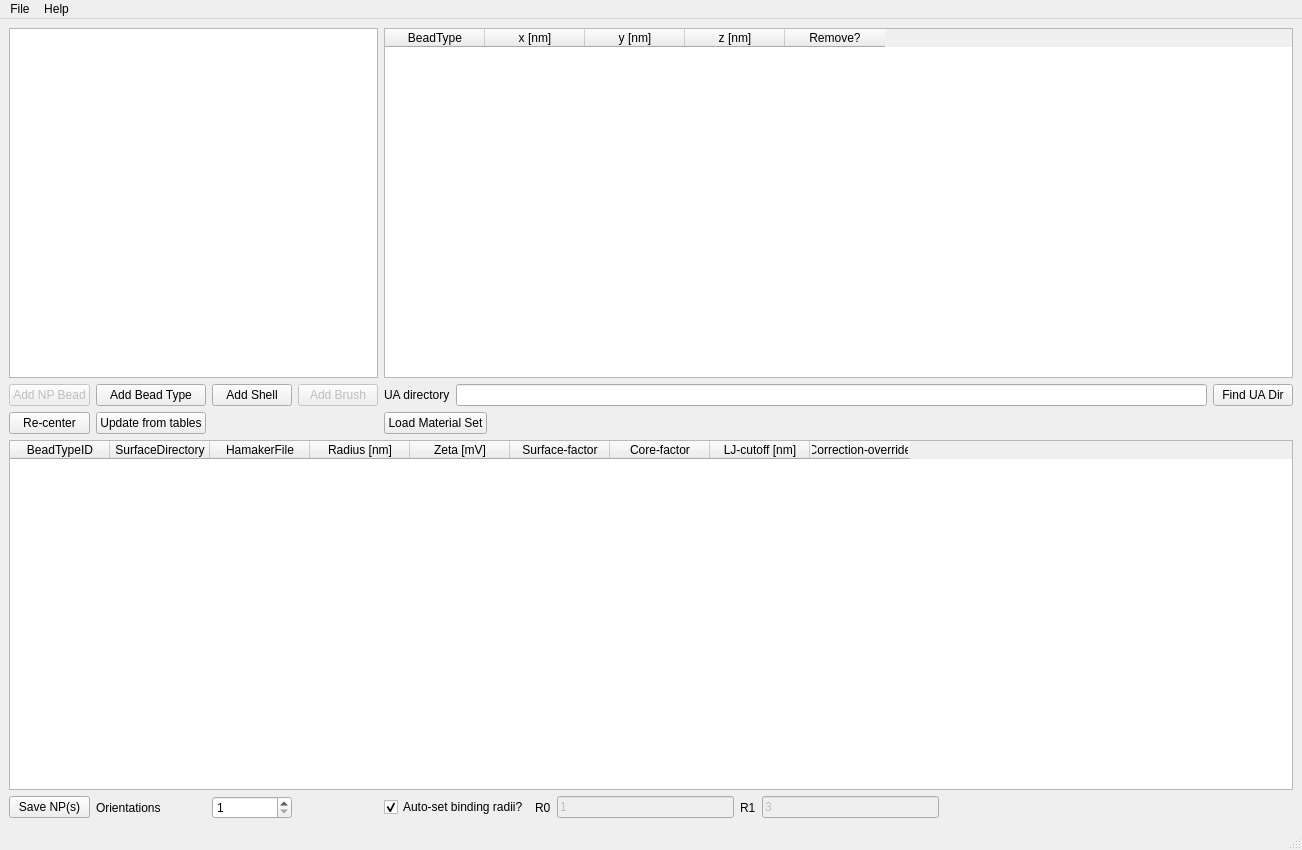
<?xml version="1.0" encoding="UTF-8"?>
<ui version="4.0">
 <class>MainWindow</class>
 <widget class="QMainWindow" name="MainWindow">
  <property name="geometry">
   <rect>
    <x>0</x>
    <y>0</y>
    <width>1302</width>
    <height>850</height>
   </rect>
  </property>
  <property name="windowTitle">
   <string>NPDesigner</string>
  </property>
  <widget class="QWidget" name="centralwidget">
   <layout class="QHBoxLayout" name="horizontalLayout_2">
    <item>
     <layout class="QGridLayout" name="gridLayout">
      <item row="2" column="1">
       <widget class="QPushButton" name="newBeadTypeButton">
        <property name="text">
         <string>Add Bead Type</string>
        </property>
       </widget>
      </item>
      <item row="3" column="1">
       <widget class="QPushButton" name="updateTables">
        <property name="text">
         <string>Update from tables</string>
        </property>
       </widget>
      </item>
      <item row="3" column="0">
       <widget class="QPushButton" name="recenterNP">
        <property name="text">
         <string>Re-center</string>
        </property>
       </widget>
      </item>
      <item row="0" column="4">
       <widget class="QTableWidget" name="beadTable">
        <property name="contextMenuPolicy">
         <enum>Qt::CustomContextMenu</enum>
        </property>
        <property name="alternatingRowColors">
         <bool>true</bool>
        </property>
        <property name="columnCount">
         <number>5</number>
        </property>
        <column>
         <property name="text">
          <string>BeadType</string>
         </property>
        </column>
        <column>
         <property name="text">
          <string>x [nm]</string>
         </property>
        </column>
        <column>
         <property name="text">
          <string>y [nm]</string>
         </property>
        </column>
        <column>
         <property name="text">
          <string>z [nm]</string>
         </property>
        </column>
        <column>
         <property name="text">
          <string>Remove?</string>
         </property>
        </column>
       </widget>
      </item>
      <item row="2" column="3">
       <widget class="QPushButton" name="newBrushButton">
        <property name="enabled">
         <bool>false</bool>
        </property>
        <property name="text">
         <string>Add Brush</string>
        </property>
       </widget>
      </item>
      <item row="5" column="1">
       <widget class="QLabel" name="label_2">
        <property name="text">
         <string>Orientations</string>
        </property>
       </widget>
      </item>
      <item row="5" column="0">
       <layout class="QVBoxLayout" name="verticalLayout">
        <item>
         <widget class="QPushButton" name="saveNPButton">
          <property name="text">
           <string>Save NP(s)</string>
          </property>
         </widget>
        </item>
       </layout>
      </item>
      <item row="5" column="2">
       <widget class="QSpinBox" name="numNPOrients">
        <property name="minimum">
         <number>1</number>
        </property>
        <property name="maximum">
         <number>999</number>
        </property>
       </widget>
      </item>
      <item row="2" column="4">
       <layout class="QHBoxLayout" name="horizontalLayout">
        <item>
         <widget class="QLabel" name="label">
          <property name="text">
           <string>UA directory</string>
          </property>
         </widget>
        </item>
        <item>
         <widget class="QLineEdit" name="uaPath"/>
        </item>
        <item>
         <widget class="QPushButton" name="findUADir">
          <property name="text">
           <string>Find UA Dir</string>
          </property>
         </widget>
        </item>
       </layout>
      </item>
      <item row="4" column="0" colspan="5">
       <widget class="QTableWidget" name="beadTypeTable">
        <property name="alternatingRowColors">
         <bool>true</bool>
        </property>
        <column>
         <property name="text">
          <string>BeadTypeID</string>
         </property>
        </column>
        <column>
         <property name="text">
          <string>SurfaceDirectory</string>
         </property>
        </column>
        <column>
         <property name="text">
          <string>HamakerFile</string>
         </property>
        </column>
        <column>
         <property name="text">
          <string>Radius [nm]</string>
         </property>
        </column>
        <column>
         <property name="text">
          <string>Zeta [mV]</string>
         </property>
        </column>
        <column>
         <property name="text">
          <string>Surface-factor</string>
         </property>
        </column>
        <column>
         <property name="text">
          <string>Core-factor</string>
         </property>
        </column>
        <column>
         <property name="text">
          <string>LJ-cutoff [nm]</string>
         </property>
        </column>
        <column>
         <property name="text">
          <string>Correction-override</string>
         </property>
        </column>
       </widget>
      </item>
      <item row="2" column="2">
       <widget class="QPushButton" name="newShellButton">
        <property name="text">
         <string>Add Shell</string>
        </property>
       </widget>
      </item>
      <item row="5" column="4">
       <layout class="QHBoxLayout" name="horizontalLayout_6">
        <item>
         <widget class="QCheckBox" name="autoBounds">
          <property name="text">
           <string>Auto-set binding radii?</string>
          </property>
          <property name="checked">
           <bool>true</bool>
          </property>
         </widget>
        </item>
        <item>
         <widget class="QLabel" name="label_3">
          <property name="text">
           <string>R0</string>
          </property>
         </widget>
        </item>
        <item>
         <widget class="QLineEdit" name="lowerBoundLine">
          <property name="enabled">
           <bool>false</bool>
          </property>
          <property name="text">
           <string>1</string>
          </property>
         </widget>
        </item>
        <item>
         <widget class="QLabel" name="label_4">
          <property name="text">
           <string>R1</string>
          </property>
         </widget>
        </item>
        <item>
         <widget class="QLineEdit" name="upperBoundLine">
          <property name="enabled">
           <bool>false</bool>
          </property>
          <property name="text">
           <string>3</string>
          </property>
         </widget>
        </item>
        <item>
         <spacer name="horizontalSpacer_2">
          <property name="orientation">
           <enum>Qt::Horizontal</enum>
          </property>
          <property name="sizeHint" stdset="0">
           <size>
            <width>40</width>
            <height>20</height>
           </size>
          </property>
         </spacer>
        </item>
        <item>
         <spacer name="horizontalSpacer">
          <property name="orientation">
           <enum>Qt::Horizontal</enum>
          </property>
          <property name="sizeHint" stdset="0">
           <size>
            <width>40</width>
            <height>20</height>
           </size>
          </property>
         </spacer>
        </item>
       </layout>
      </item>
      <item row="0" column="0" colspan="4">
       <widget class="QGraphicsView" name="graphicsView"/>
      </item>
      <item row="2" column="0">
       <widget class="QPushButton" name="newBeadButton">
        <property name="enabled">
         <bool>false</bool>
        </property>
        <property name="text">
         <string>Add NP Bead</string>
        </property>
       </widget>
      </item>
      <item row="3" column="4">
       <layout class="QHBoxLayout" name="horizontalLayout_3">
        <item>
         <widget class="QPushButton" name="loadMaterialSet">
          <property name="text">
           <string>Load Material Set</string>
          </property>
         </widget>
        </item>
        <item>
         <spacer name="horizontalSpacer_3">
          <property name="orientation">
           <enum>Qt::Horizontal</enum>
          </property>
          <property name="sizeHint" stdset="0">
           <size>
            <width>40</width>
            <height>20</height>
           </size>
          </property>
         </spacer>
        </item>
       </layout>
      </item>
     </layout>
    </item>
   </layout>
  </widget>
  <widget class="QMenuBar" name="menubar">
   <property name="geometry">
    <rect>
     <x>0</x>
     <y>0</y>
     <width>1302</width>
     <height>22</height>
    </rect>
   </property>
   <widget class="QMenu" name="menuFile">
    <property name="title">
     <string>File</string>
    </property>
    <addaction name="actionNew"/>
    <addaction name="actionLoad"/>
    <addaction name="actionQuit"/>
   </widget>
   <widget class="QMenu" name="menuHelp">
    <property name="title">
     <string>Help</string>
    </property>
    <addaction name="actionTips"/>
   </widget>
   <addaction name="menuFile"/>
   <addaction name="menuHelp"/>
  </widget>
  <widget class="QStatusBar" name="statusbar"/>
  <action name="actionNew">
   <property name="text">
    <string>New</string>
   </property>
  </action>
  <action name="actionQuit">
   <property name="text">
    <string>Quit</string>
   </property>
  </action>
  <action name="actionTips">
   <property name="text">
    <string>Tips</string>
   </property>
  </action>
  <action name="actionLoad">
   <property name="text">
    <string>Load</string>
   </property>
  </action>
 </widget>
 <resources/>
 <connections/>
</ui>
